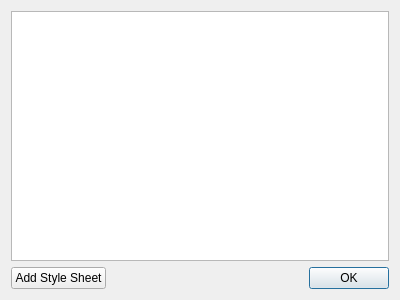
<?xml version="1.0" encoding="UTF-8"?>
<ui version="4.0">
 <class>SettingDialog</class>
 <widget class="QDialog" name="SettingDialog">
  <property name="geometry">
   <rect>
    <x>0</x>
    <y>0</y>
    <width>400</width>
    <height>300</height>
   </rect>
  </property>
  <property name="windowTitle">
   <string>Dialog</string>
  </property>
  <layout class="QVBoxLayout" name="verticalLayout">
   <item>
    <widget class="QListView" name="m_stylesView"/>
   </item>
   <item>
    <layout class="QHBoxLayout" name="horizontalLayout">
     <item>
      <widget class="QPushButton" name="m_addStyleSheetButton">
       <property name="sizePolicy">
        <sizepolicy hsizetype="Minimum" vsizetype="Preferred">
         <horstretch>0</horstretch>
         <verstretch>0</verstretch>
        </sizepolicy>
       </property>
       <property name="text">
        <string>Add Style Sheet</string>
       </property>
      </widget>
     </item>
     <item>
      <widget class="QDialogButtonBox" name="buttonBox">
       <property name="standardButtons">
        <set>QDialogButtonBox::Ok</set>
       </property>
      </widget>
     </item>
    </layout>
   </item>
  </layout>
 </widget>
 <resources/>
 <connections/>
</ui>
